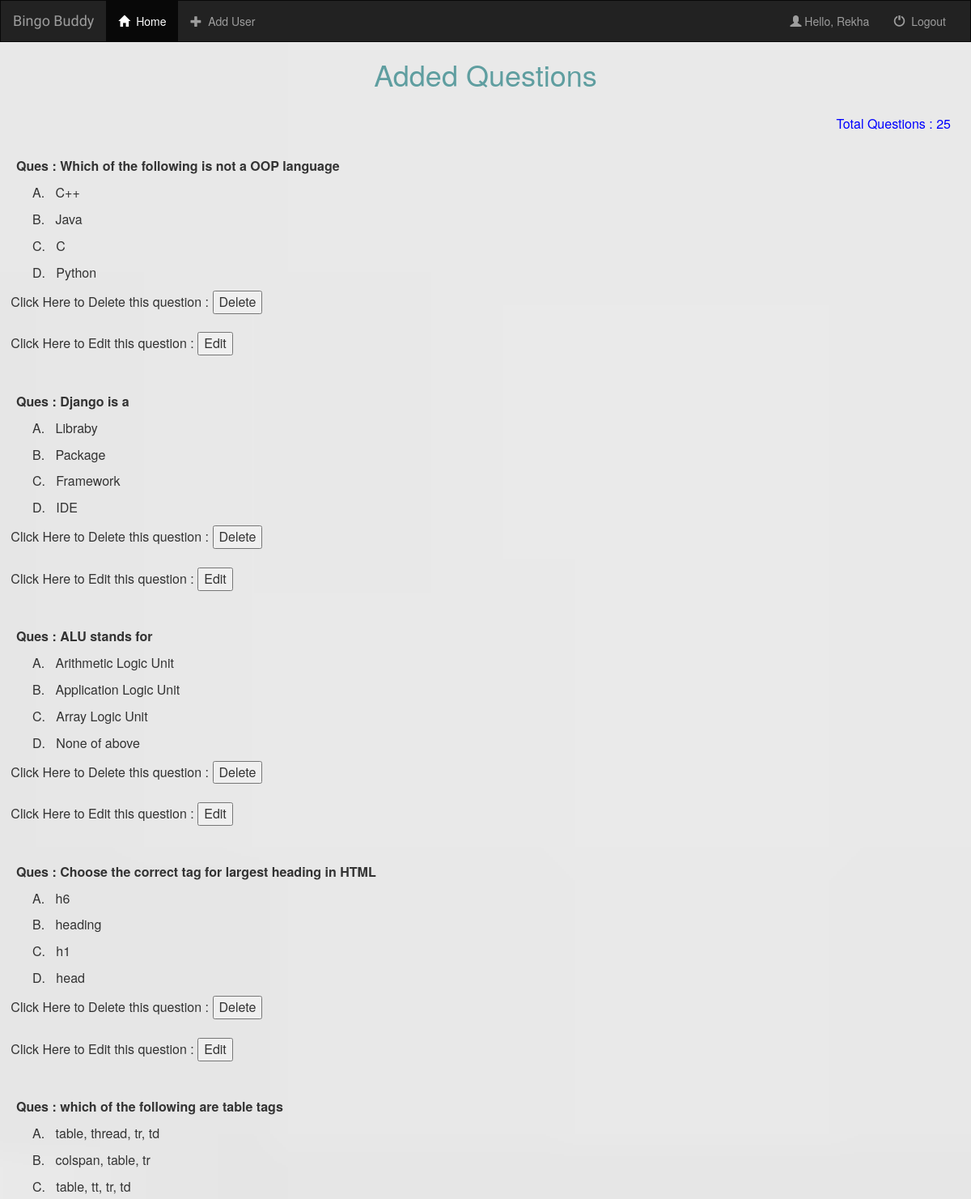
Page /testapp/viewQuestion/ (signed in, upper part) on the earlier database version.
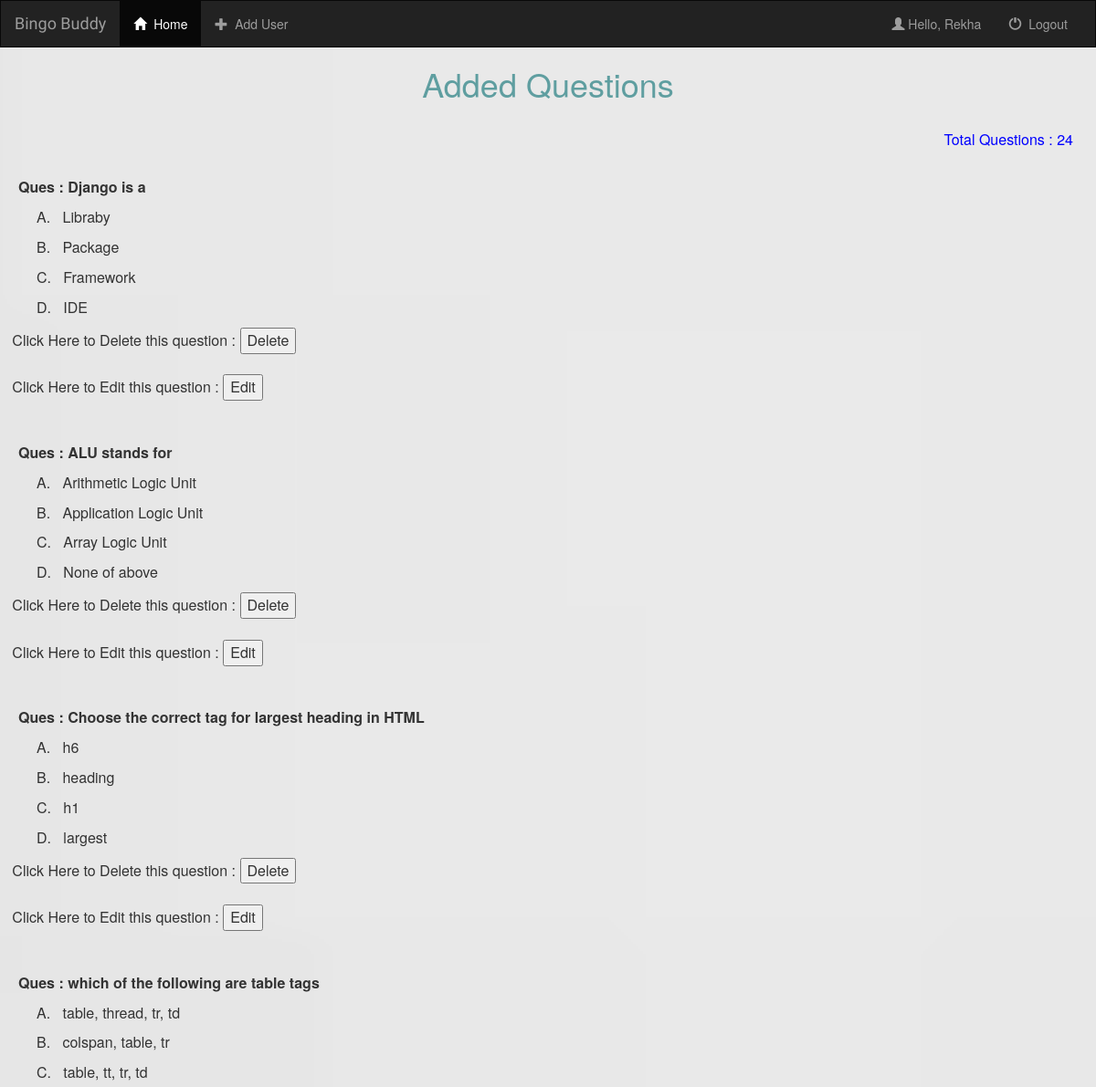
Same page on the later database version.
### testapp/models.py (models this page shows, shortened)
class Question(models.Model):
    question = models.CharField(max_length=200)
    A = models.CharField(max_length=200)
    B = models.CharField(max_length=200)
    C = models.CharField(max_length=200)
    D = models.CharField(max_length=200)
    answer = models.CharField(max_length=10)

### testapp/views.py (the view)
# urls.py: path('viewQuestion/',viewQuestion,name='viewQuestion'),
def viewQuestion(request):
    if request.user.is_staff:
        questions = Question.objects.all()
        count = questions.count()
        data={'questions' : questions,'total':count}
        return render(request,'testapp/view-question.html',data)
    else:
        return redirect('home:home')

### templates/testapp/view-question.html (shortened to what this page needs)
{% extends 'home/base.html' %}
{% block body %}
    <h1 align="center" style="color: cadetblue">Added Questions </h1>
    <br>
    <p id="noofques">Total Questions : {{ total }}</p>
    <br>
    {% for ques in questions %}
        <div id="q">
        <p id="question"><b>Ques : {{ ques.question }}</b></p>
        <p id="option">A. &nbsp; {{ ques.A }}</p>
        <p id="option">B. &nbsp; {{ ques.B }}</p>
        <p id="option">C. &nbsp; {{ ques.C }}</p>
        <p id="option">D. &nbsp; {{ ques.D }}</p>
        <form method="post" action ="{% url 'test:deleteQuestion' pk=ques.id%}">    &nbsp;&nbsp;
            Click Here to Delete this question : <input type="submit" value="Delete">
        </form>
        <br/>
        <form method="post" action ="{% url 'test:updateQuestion' pk=ques.id%}">    &nbsp;&nbsp;
            Click Here to Edit this question : <input type="submit" value="Edit">
        </form>
        <br><br>
        </div>
    {% endfor %}
 {% endblock %}

Differences in the rows shown:
removed Question: question "Which of the following is not a OOP language", A "C++", B "Java", C "C", D "Python"
changed Question "Choose the correct tag for largest heading in HTML": D "head" → "largest"
Other differences:
{{ total }}: "25" → "24"
